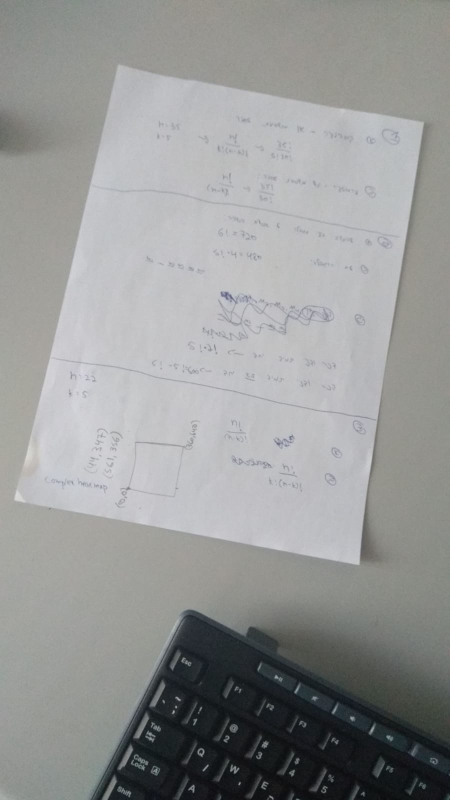
#> input picture Computer Vision/DocScanner/test2.jpeg, 900 x 1600 px (shown at 1/2 size)
$ python main.py
#> lines starting #> are read from the running program, lines starting #| are printed output that depends on the picture; after the words box and inside, x2 and y2 are one past the last pixel; in counts of white or black regions, pixels touching at a corner belong together
### Computer Vision/DocScanner/utils.py
# -*- coding: utf-8 -*-
"""
Created on Sat Nov 28 14:13:54 2020

@author: tamiryuv
"""

import cv2
import numpy as np

def rank(original_image,contours):
    w,h = original_image.shape[:2]
    new_conts = np.empty((4,2))
    indices_used = []
    sums = []
    for idx,cont in enumerate(contours):
        sums.append(cont.sum())
    new_conts[0] = contours[sums.index(min(sums))]
    new_conts[3] = contours[sums.index(max(sums))]
    indices_used.extend([sums.index(min(sums)),sums.index(max(sums))])
    min_y = 1000
    for idx,cont in enumerate(contours):
        if idx not in indices_used:
            x,y = cont[0][0],cont[0][1]
            if y < min_y:
                min_y = y
                best_idx = idx
            second_point = best_idx
    indices_used.append(best_idx)
    new_conts[1] = contours[second_point]
    last_idx = [i for i,j in enumerate(contours) if i not in indices_used][0]
    new_conts[2] = contours[last_idx]


    pts1 = np.float32(new_conts)
    pts2 = np.float32([[0,0],[w,0],[0,h],[w,h]])

    return pts1,pts2


### Computer Vision/DocScanner/main.py
# -*- coding: utf-8 -*-
"""
Created on Fri Nov 27 17:33:14 2020

@author: tamiryuv
"""
import numpy as np
import cv2
import utils

path = r'test2.jpeg'

image = cv2.imread(path)
#> image is the input picture: shape (1600, 900, 3); mean B, G, R 150.9, 151.6, 150.4
im1 = cv2.resize(image,(600,600))
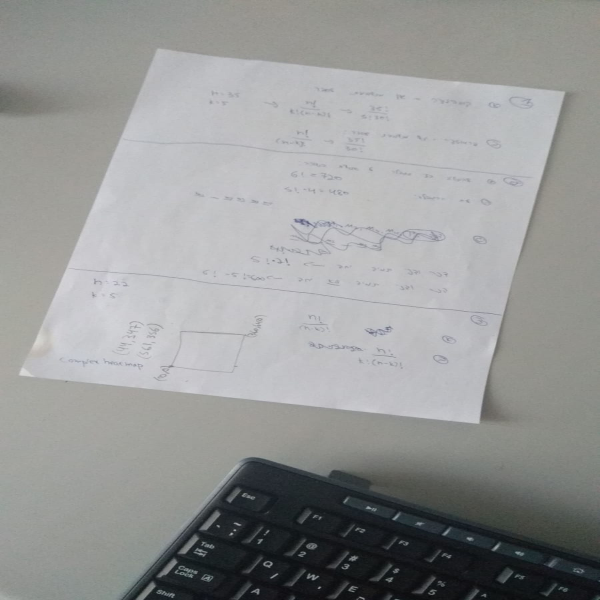
#> im1: shape (600, 600, 3); mean B, G, R 150.9, 151.5, 150.3
gray = cv2.cvtColor(im1,cv2.COLOR_BGR2GRAY)
blur = cv2.GaussianBlur(gray,(5,5),1)
thresh = cv2.adaptiveThreshold(blur,255,0,1,11,2)
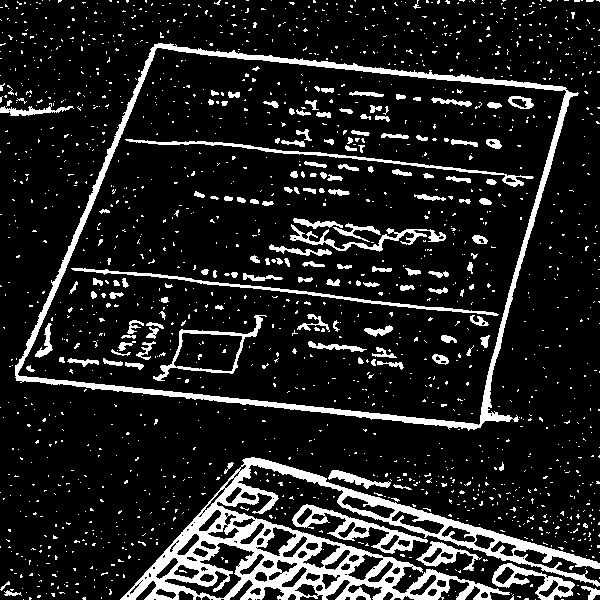
#> thresh: shape (600, 600); 13.5% white; 1702 white regions (1558 under 20 px)


contuors,_ = cv2.findContours(thresh,cv2.RETR_EXTERNAL,cv2.CHAIN_APPROX_SIMPLE)
#> contuors = 1109 contours, 1098 with area under 20; largest, box (x1, y1, x2, y2) and area: (15, 43, 579, 431) 154566, (120, 457, 600, 600) 23712, (292, 504, 428, 554) 1830, (492, 563, 575, 600) 1173, (416, 541, 482, 571) 686
contuors = sorted(contuors,key = lambda x: cv2.contourArea(x),reverse=True)#[:5]
corners = []
for i,con in enumerate(contuors):
    peri = cv2.arcLength(con, True)
    approx = cv2.approxPolyDP(con, 0.02 * peri, True)
    # if our approximated contour has four points, then
    # we can assume that we have found our doc
    if len(approx) == 4:
        corners.append(approx)
#> this loop made 1109 passes
#> peri on passes 2 to 4: 2864.5, 480.4, 298.2
#> after the loop, corners = 203 contours, 202 with area under 20; largest, box (x1, y1, x2, y2) and area: (16, 44, 579, 422) 158028
max_area = 0
for idx,c in enumerate(corners):
    if cv2.contourArea(c) > max_area:
        max_area = cv2.contourArea(c)
        best = idx
#> this loop made 203 passes
#> (c, max_area, best) on pass 1: ([[154, 44], [16, 380], [517, 421], [578, 93]], 158027.5, 0)
#> c on passes 2 to 7: [[586, 1], [592, 1], [593, 0], [586, 0]], [[403, 473], [403, 475], [406, 475], [406, 473]], [[574, 0], [574, 1], [579, 1], [579, 0]], [[32, 573], [31, 573], [29, 575], [32, 575]], [[597, 545], [597, 547], [599, 547], [599, 545]], [[90, 508], [90, 510], [93, 510], [91, 508]]
#> after the loop, best = 0; max_area = 158027.5


best_conts = corners[best]
#> best_conts = [[154, 44], [16, 380], [517, 421], [578, 93]]

pts1,pts2 = utils.rank(im1,best_conts)
#> the loop in rank, `for idx,cont in enumerate(contours):` made 4 passes
#> after the loop in rank, `for idx,cont in enumerate(contours):`: sums = [198, 396, 938, 671]
#> the loop in rank, `for idx,cont in enumerate(contours):` made 4 passes
#> (x, y, min_y, best_idx, second_point) on passes 2, 4: (16, 380, 380, 1, 1), (578, 93, 93, 3, 3)
#> after the loop in rank, `for idx,cont in enumerate(contours):`: best_idx = 3; min_y = 93
#> in rank, `last_idx = [i for i,j in enumerate(contours) if i not in indices_used]..`: last_idx = 1
#> pts1 = [[154, 44], [578, 93], [16, 380], [517, 421]]; pts2 = [[0, 0], [600, 0], [0, 600], [600, 600]]

matrix = cv2.getPerspectiveTransform(pts1,pts2)
#> matrix = [[1.29, 0.53, -222.2], [-0.231, 2, -52.3], [-0.00015, 0.000456, 1]]


output = cv2.warpPerspective(im1,matrix,(600,600))
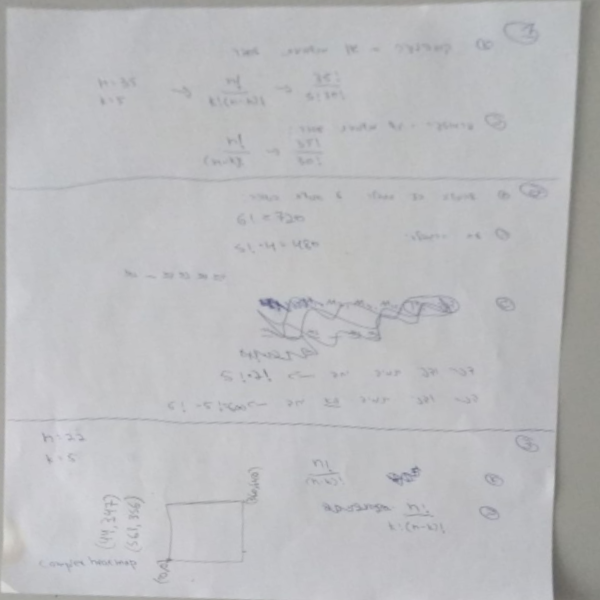
#> output: shape (600, 600, 3); mean B, G, R 189.6, 187.1, 186.6
output = cv2.cvtColor(output,cv2.COLOR_BGR2GRAY)
#> output: shape (600, 600)

kernel = np.array( [[-1,-1,-1],
                    [-1, 9,-1],
                    [-1,-1,-1]])

sharpened = cv2.filter2D(output, -1, kernel) # applying the sharpening kernel to the input image & displaying it.
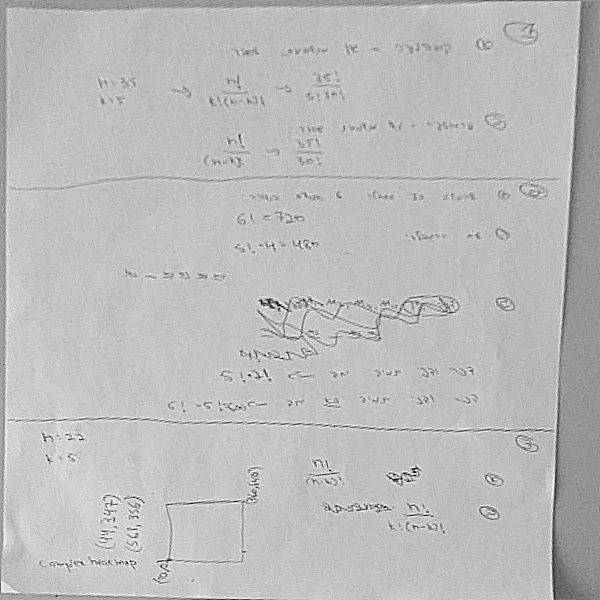
#> sharpened: shape (600, 600); min 0, max 255, mean 187.2
for x in range(4):
    cv2.circle(im1,(pts1[x][0],pts1[x][1]),5,(0,0,255))
#> im1: shape (600, 600, 3); 0.03% of pixels changed, all inside (x1, y1, x2, y2) = (11, 39, 584, 427)
cv2.imshow('original',im1)
cv2.imshow('inp',thresh)
#cv2.imshow('pl', output)
cv2.imshow('res', sharpened)

cv2.waitKey(0)
cv2.destroyAllWindows()

$ run again, with Computer Vision/DocScanner/test1.jpg copied over Computer Vision/DocScanner/test2.jpeg
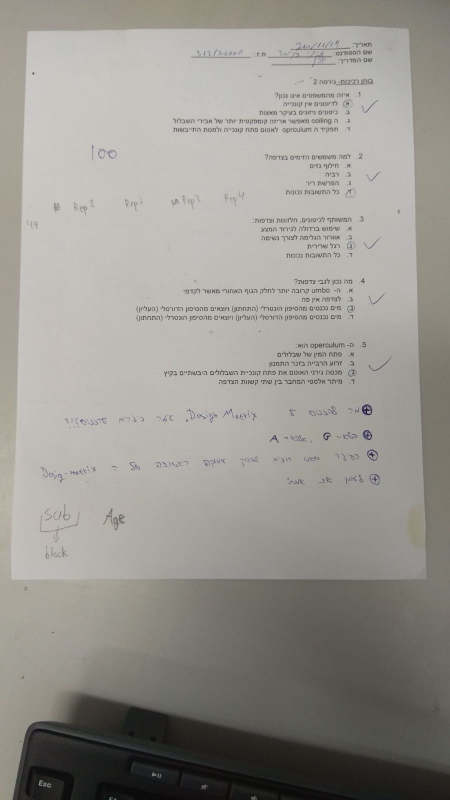
#> input picture Computer Vision/DocScanner/test1.jpg, 900 x 1600 px (shown at 1/2 size)
#> image is the input picture: shape (1600, 900, 3); mean B, G, R 143.6, 149.5, 152.1
#> `thresh = cv2.adaptiveThreshold(blur,255,0,1,11,2)`:
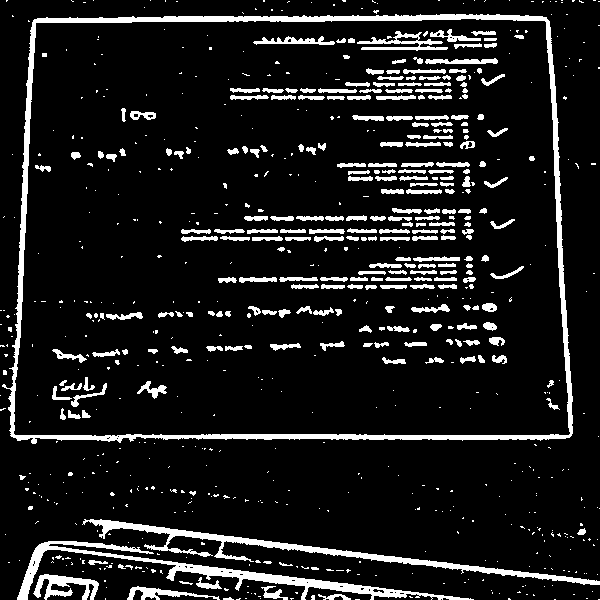
#> thresh: shape (600, 600); 10.7% white; 747 white regions (489 under 20 px)
#> contuors = 320 contours, 310 with area under 20; largest, box (x1, y1, x2, y2) and area: (2, 14, 573, 444) 228474, (17, 541, 474, 600) 3119, (82, 519, 600, 585) 2790, (33, 574, 99, 600) 670, (127, 586, 220, 600) 364
#> the loop `for i,con in enumerate(contuors):` made 320 passes
#> peri on passes 4 to 6: 337.5, 251.1, 104.2
#> after the loop `for i,con in enumerate(contuors):`: corners = 40 contours, 38 with area under 20; largest, box (x1, y1, x2, y2) and area: (10, 17, 570, 438) 223839, (17, 541, 474, 600) 1840
#> the loop `for idx,c in enumerate(corners):` made 40 passes
#> (c, max_area, best) on pass 1: ([[546, 17], [34, 19], [10, 435], [569, 437]], 223839, 0)
#> after the loop `for idx,c in enumerate(corners):`: best = 0; max_area = 223839
#> best_conts = [[546, 17], [34, 19], [10, 435], [569, 437]]
#> the loop in rank, `for idx,cont in enumerate(contours):` made 4 passes
#> after the loop in rank, `for idx,cont in enumerate(contours):`: sums = [563, 53, 445, 1006]
#> the loop in rank, `for idx,cont in enumerate(contours):` made 4 passes
#> (x, y, min_y, best_idx, second_point) on pass 1: (546, 17, 17, 0, 0)
#> after the loop in rank, `for idx,cont in enumerate(contours):`: best_idx = 0; min_y = 17
#> last_idx = 2
#> `pts1,pts2 = utils.rank(im1,best_conts)`: pts1 = [[34, 19], [546, 17], [10, 435], [569, 437]]; pts2 = [[0, 0], [600, 0], [0, 600], [600, 600]]
#> matrix = [[1.19, 0.0686, -41.72], [0.00618, 1.58, -30.27], [1.89e-05, 0.000222, 1]]
#> `sharpened = cv2.filter2D(output, -1, kernel)`:
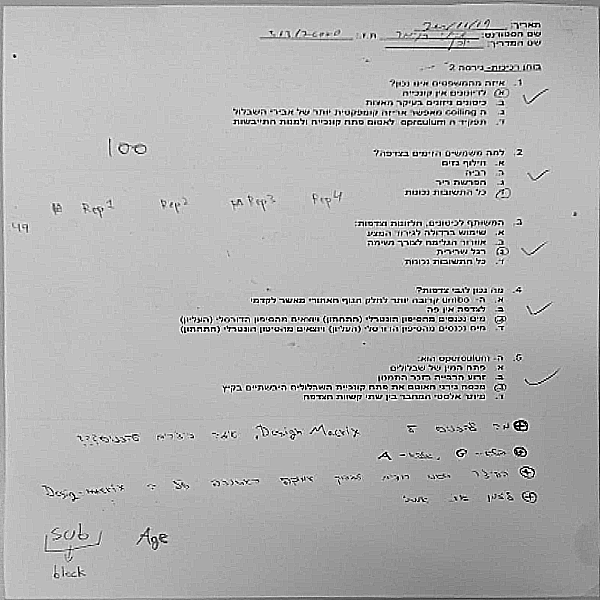
#> sharpened: shape (600, 600); min 0, max 255, mean 178.2
